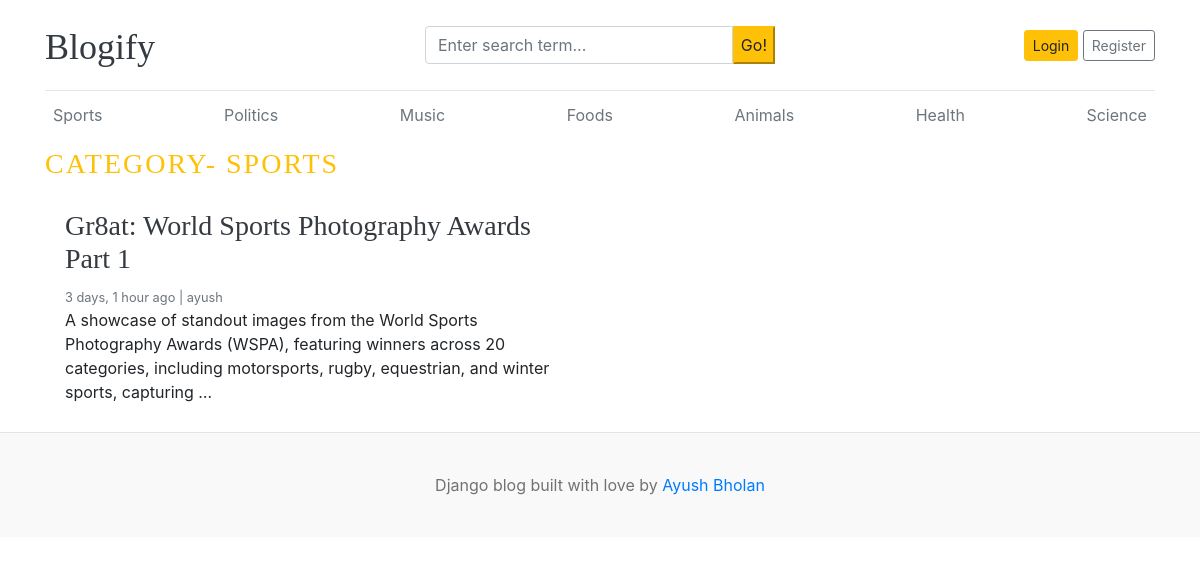
Page /category/1/ on the committed database.
### blogs/models.py (models this page shows, shortened)
class Category(models.Model):
    category_name = models.CharField(max_length = 50, unique=True)
    created_at = models.DateTimeField(auto_now_add=True)
    updated_at = models.DateTimeField(auto_now= True)
    class Meta:
        verbose_name_plural = 'categories'
    def __str__(self):
        return self.category_name

class Blog(models.Model):
    title = models.CharField(max_length= 100)
    slug = models.SlugField(max_length= 150, unique=True, blank=True)
    category = models.ForeignKey(Category, on_delete=models.CASCADE)
    author = models.ForeignKey(User, on_delete=models.CASCADE)
    featured_image = models.ImageField(upload_to='uploads/%Y/%m/%d')
    short_description = models.TextField(max_length = 500)
    blog_body = models.TextField(max_length = 3000)
    status = models.CharField(max_length= 20, choices = STATUS_CHOICES, default= "Draft")
    is_featured = models.BooleanField(default= False)
    created_at = models.DateTimeField(auto_now_add=True)
    updated_at = models.DateTimeField(auto_now= True)

### blogs/views.py (the view)
# urls.py: path('<int:category_id>/', views.posts_by_category, name="posts_by_category"),
def posts_by_category(request, category_id):
    posts = Blog.objects.filter(status='Published', category=category_id)
    try:
        category = Category.objects.get(pk=category_id)
    except:
        return redirect('home')
    context = {
        'posts':posts,
        'category':category,
    }
    return render(request, "posts_by_category.html", context)

### blogs/context_processors.py (called while the page is built)
def get_categories(request):
    categories = Category.objects.all()
    return dict(categories=categories)

def get_social_links(request):
    social_links = SocialLink.objects.all()
    return dict(social_links=social_links)

### templates/posts_by_category.html
{% extends 'base.html' %}
{% block content %}
<h3 class="text-uppercase text-warning" style="letter-spacing: 2px;">Category- {{ category }}</h3>
  <div class="row mb-2">
    {% if posts %}
    {% for post in posts%}
    <div class="col-md-6">
      <div class="card border-0" >
        <div class="card-body">
          <h3><a href="{% url 'blogs' post.slug %}" class="text-dark">{{post.title}}</a></h3>
          <small class="mb-1 text-muted">{{ post.created_at | timesince }} ago | {{ post.author }}</small>
          <p class="card-text">{{ post.short_description | truncatewords:25 }}</p>
        </div>
      </div>
    </div>
   {% endfor %}
   {% else %}
   <p>No posts available!</p>
   {% endif %}
  </div>
</div>
{% endblock %}

### templates/base.html (shortened to what this page needs)
{% load static %}
<!DOCTYPE html>
<html lang="en">
<head>
    <link href="https://getbootstrap.com/docs/4.0/dist/css/bootstrap.min.css" rel="stylesheet">
    <link href="{% static 'css/blog.css' %}" rel="stylesheet">
    <link rel="stylesheet" href="https://cdnjs.cloudflare.com/ajax/libs/font-awesome/4.7.0/css/font-awesome.min.css">
  </head>
<body>
    <div class="container">
      <header class="blog-header py-3">
        <div class="row flex-nowrap justify-content-between align-items-center">
          <div class="col-4 pt-1">
            <a class="blog-header-logo text-dark" href="/">Blogify</a>
          </div>
          <div class="col-4">
            <form action="{% url 'search' %}" method="GET">
              <div class="input-group">
                <input class="form-control" type="text" name="keyword" value="{{ keyword }}" placeholder="Enter search term..." aria-label="Enter search term..." aria-describedby="button-search" />
                <button type= "submit" class="btn-warning" id="button-search" type="button"> Go! </button>
            </div>
            </form>
          </div>
          <div class="col-4 d-flex justify-content-end align-items-center">
            {% if not user.is_authenticated %}
            <a class="btn btn-sm btn-warning" href="{% url 'login' %}">Login</a> &nbsp;
            <a class="btn btn-sm btn-outline-secondary" href="{% url 'register'%}">Register</a>
            {% else %}
            <span> <a href="{% url 'dashboard' %}">Dashboard</a></span>
            &emsp;
            <span> <a href="{% url 'logout' %}">Logout</a></span>
            {% endif %}
          </div>
        </div>
      </header>
      <div class="nav-scroller py-1 mb-2">
        <nav class="nav d-flex justify-content-between">
        {% for cat in categories %}
        <a class="p-2 text-muted" href="{% url 'posts_by_category' cat.id %}">{{ cat.category_name }}</a>
        {% endfor %}
        </nav>
      </div>
{% block content %}
{% endblock %}
<footer class="blog-footer">
    <p>Django blog built with love by <a href="#">Ayush Bholan</a></p>
  </footer>
  </body>
  </html>

### blog_main/static/css/blog.css (style rules this page uses)
.blog-header { border-bottom: 1px solid #e5e5e5; }
.blog-header-logo { font-family: "Playfair Display", Georgia, "Times New Roman", serif; font-size: 2.25rem; }
h1, h2, h3, h4, h5, h6 { font-family: "Playfair Display", Georgia, "Times New Roman", serif; }
.blog-footer { padding: 2.5rem 0; color: #727272; text-align: center; background-color: #f9f9f9; border-top: .05rem solid #e5e5e5; }
.blog-footer p:last-child { margin-bottom: 0; }

### rows in the picture
Category: category_name "Sports", category_name "SPORTS"
Category: category_name "Politics"
Category: category_name "Music"
Category: category_name "Foods"
Category: category_name "Animals"
Category: category_name "Health"
Category: category_name "Science"
Blog: title "Gr8at: World Sports Photography Awards Part 1", created_at "3 days, 1 hour", author "ayush", short_description "A showcase of standout images from the World Sports Photography Awards (WSPA), featuring winners across 20 categories, including motorsports, rugby, equestrian, and winter sports, capturing …"
